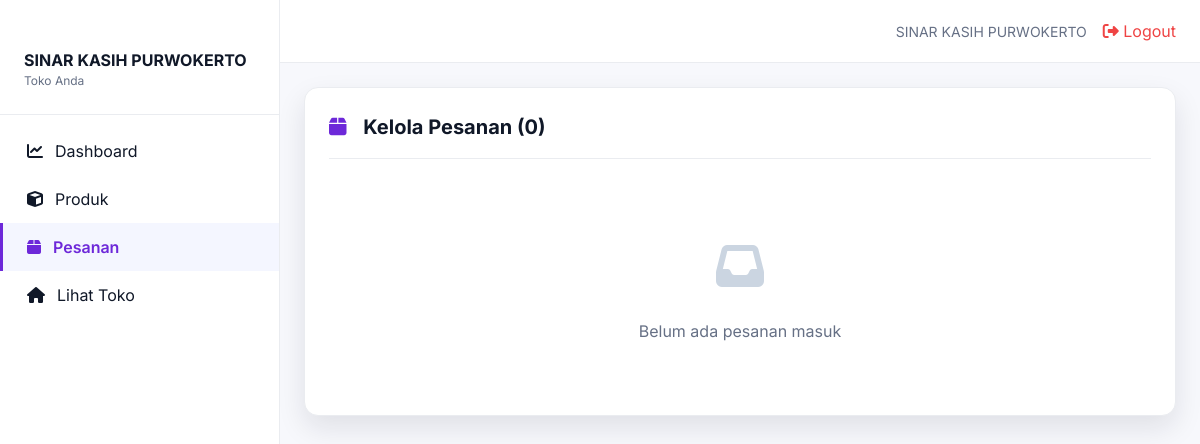
Page /toko/pesanan/ (signed in) on the earlier database version.
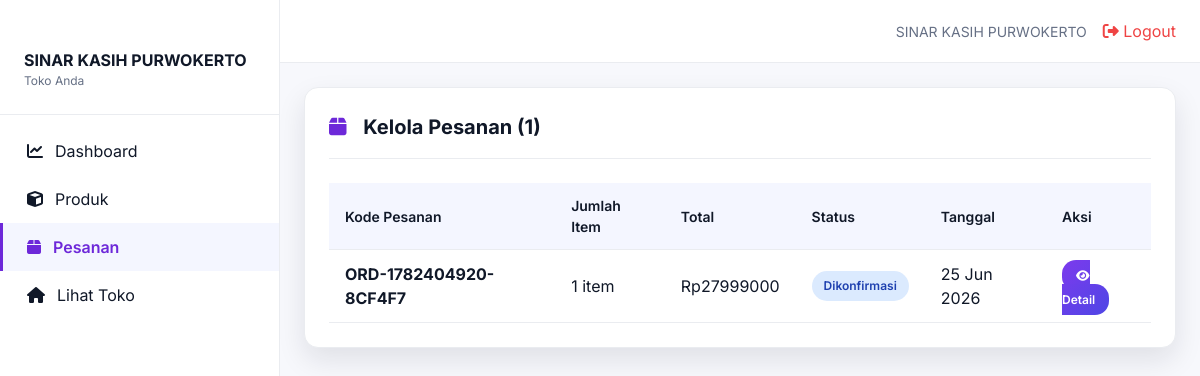
Same page on the later database version.
### master_products/models.py (models this page shows, shortened)
class Order(models.Model):
    ORDER_STATUS_CHOICES = (
        ('pending', 'Pending'),
        ('confirmed', 'Confirmed'),
        ('processing', 'Processing'),
        ('shipped', 'Shipped'),
        ('delivered', 'Delivered'),
        ('cancelled', 'Cancelled'),
        ('returned', 'Returned'),
    )
    PAYMENT_METHOD_CHOICES = (
        ('bank_transfer', 'Bank Transfer'),
        ('credit_card', 'Credit Card'),
        ('debit_card', 'Debit Card'),
        ('e_wallet', 'E-Wallet'),
        ('cash_on_delivery', 'Cash on Delivery'),
    )
    PAYMENT_STATUS_CHOICES = (
        ('pending', 'Pending'),
        ('paid', 'Paid'),
        ('failed', 'Failed'),
        ('refunded', 'Refunded'),
    )
    order_id = models.AutoField(primary_key=True)
    user_id = models.ForeignKey(
        settings.AUTH_USER_MODEL,
        on_delete=models.PROTECT,
        related_name='orders',
        db_column='user_id',
        help_text="Customer yang melakukan pesanan"
    )
    brand_id = models.ForeignKey(
        Brand,
        on_delete=models.PROTECT,
        related_name='orders',
        db_column='brand_id',
        help_text="Brand/vendor penjual dalam order ini"
    )
    order_code = models.CharField(
        max_length=50,
        unique=True,
        help_text="Kode unik order"
    )
    order_date = models.DateTimeField(
        auto_now_add=True,
        help_text="Tanggal dan waktu order dibuat"
    )
    status = models.CharField(
        max_length=20,
        choices=ORDER_STATUS_CHOICES,
        default='pending',
        help_text="Status order"
    )
    total_amount = models.DecimalField(
        max_digits=12,
        decimal_places=2,
        validators=[MinValueValidator(0)],
        help_text="Total jumlah uang order"
    )
    payment_method = models.CharField(
        max_length=50,
        choices=PAYMENT_METHOD_CHOICES,
        help_text="Metode pembayaran"
    )
    payment_status = models.CharField(
        max_length=20,
        choices=PAYMENT_STATUS_CHOICES,
        default='pending',
        help_text="Status pembayaran"
    )
    shipping_address = models.TextField(
        help_text="Alamat lengkap pengiriman"
    )
    receiver_name = models.CharField(
        max_length=255,
        help_text="Nama penerima barang"
    )
    phone = models.CharField(
        max_length=20,
        help_text="Nomor telepon penerima"
    )
    tracking_number = models.CharField(
        max_length=100,
        blank=True,
        null=True,
        help_text="Nomor resi dari kurir pengiriman"
    )
    cancel_reason = models.TextField(
        blank=True,
        null=True,
        help_text="Alasan pembatalan order (jika applicable)"
    )
    created_at = models.DateTimeField(
        auto_now_add=True,
        help_text="Tanggal order dibuat"
    )
    updated_at = models.DateTimeField(
        auto_now=True,
        help_text="Tanggal order terakhir diperbarui"
    )
    class Meta:
        verbose_name = _('Order')
        verbose_name_plural = _('Orders')
        db_table = 'orders'
        ordering = ['-created_at']
        indexes = [
            models.Index(fields=['order_code']),
            models.Index(fields=['user_id']),
            models.Index(fields=['brand_id']),
            models.Index(fields=['status']),
            models.Index(fields=['payment_status']),
        ]

### master_products/views.py (the view)
# urls.py: path('toko/pesanan/', views.seller_orders, name='seller_orders'),
@login_required(login_url='master_products:login')
@seller_required
def seller_orders(request):
    try:
        seller_brand = Brand.objects.get(user_id=request.user)
    except Brand.DoesNotExist:
        messages.error(request, '❌ Profil brand Anda belum terdaftar!')
        return redirect('master_products:product_list')
    orders = Order.objects.filter(brand_id=seller_brand).order_by('-order_date')
    context = {
        'seller_brand': seller_brand,
        'orders': orders,
        'total_orders': orders.count(),
    }
    return render(request, 'master_products/seller_orders.html', context)

### master_products/models.py (called while the page is built)
    @property
    def is_approved(self):
        return self.status == 'approved'

### users/models.py (called while the page is built)
    @property
    def toko(self):
        return getattr(self, 'brand_vendor', None)

### master_products/templates/master_products/seller_orders.html (shortened to what the changed rows need)
<!DOCTYPE html>
<html lang="id">
<head>
    <script src="https://cdn.tailwindcss.com"></script>
    <link rel="stylesheet" href="https://cdnjs.cloudflare.com/ajax/libs/font-awesome/6.4.0/css/all.min.css">
</head>
<body>
    <div class="flex">
        <div class="main-content" style="flex: 1;">
            <div class="card">
                <h1 class="card-title">
                    <i class="fas fa-box" style="color: var(--primary); margin-right: 12px;"></i>
                    Kelola Pesanan ({{ total_orders }})
                </h1>
                {% if orders %}
                    <div style="overflow-x: auto;">
                        <table>
                            <thead>
                                <tr>
                                    <th>Kode Pesanan</th>
                                    <th>Jumlah Item</th>
                                    <th>Total</th>
                                    <th>Status</th>
                                    <th>Tanggal</th>
                                    <th>Aksi</th>
                                </tr>
                            </thead>
                            <tbody>
                                {% for order in orders %}
                                    <tr>
                                        <td><strong>{{ order.order_code }}</strong></td>
                                        <td>{{ order.items.count }} item</td>
                                        <td>Rp{{ order.total_amount|floatformat:0 }}</td>
                                        <td>
                                            {% if order.status == 'pending' %}
                                                <span class="badge badge-pending">Menunggu</span>
                                            {% elif order.status == 'confirmed' %}
                                                <span class="badge badge-processing">Dikonfirmasi</span>
                                            {% elif order.status == 'processing' %}
                                                <span class="badge badge-processing">Diproses</span>
                                            {% elif order.status == 'shipped' %}
                                                <span class="badge badge-shipped">Dikirim</span>
                                            {% elif order.status == 'delivered' %}
                                                <span class="badge badge-delivered">Terkirim</span>
                                            {% else %}
                                                <span class="badge" style="background: #fee2e2; color: #991b1b;">{{ order.get_status_display }}</span>
                                            {% endif %}
                                        </td>
                                        <td>{{ order.order_date|date:"d M Y" }}</td>
                                        <td>
                                            <a href="{% url 'master_products:seller_order_detail' order.order_id %}" class="btn-primary">
                                                <i class="fas fa-eye"></i> Detail
                                            </a>
                                        </td>
                                    </tr>
                                {% endfor %}
                            </tbody>
                        </table>
                    </div>
                {% else %}
                    <div class="empty-state">
                        <div class="empty-icon"><i class="fas fa-inbox"></i></div>
                        <p>Belum ada pesanan masuk</p>
                    </div>
                {% endif %}
            </div>
        </div>
    </div>
</body>
</html>

Differences in the rows shown:
added Order: order_code "ORD-1782404920-8CF4F7", items.count "1", total_amount "27999000", status "Dikonfirmasi", order_date "25 Jun 2026"
Other differences:
{{ total_orders }}: "0" → "1"
text no longer shown: "Belum ada pesanan masuk"
text now shown: "Kode Pesanan Jumlah Item Total Status Tanggal Aksi"
